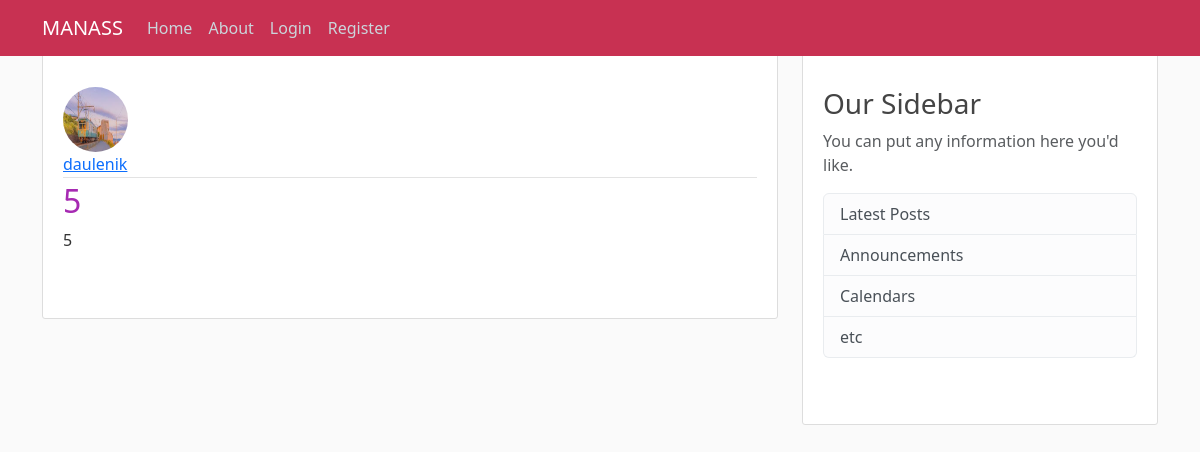
Screenshot of /post/12/ with the database file from the repository.
### blog/models.py (models this page shows, shortened)
class Post (models.Model):
    title = models.CharField(max_length=30)
    content = models.TextField()
    date = models.DateTimeField(default=timezone.now)
    author = models.ForeignKey(User , on_delete=models.CASCADE)

### users/models.py (models this page shows, shortened)
class Profile(models.Model):
    user = models.OneToOneField(User , on_delete=models.CASCADE)
    image = models.ImageField(default='default.jpg' , upload_to='profile_pics')

### blog/views.py (the view)
# urls.py: path('post/<int:pk>/', PostDetailView.as_view(), name= "post-detail"),
class PostDetailView(DetailView):
    model = Post

### blog/templates/blog/post_detail.html (shortened to what this page needs)
{% extends "blog/base.html" %}
{% block content %}
  <article class="media content-section">
    <img class="rounded-circle article-img " src = "{{object.author.profile.image.url}}">
      <div class="media-body">
        <div class="article-metadata">
          <a class="mr-2" href="{%url 'user-posts' object.author.username%}">{{ object.author }}</a>
        </div>
        <h2 class="article-title" >{{ object.title }}</h2>
        <p class="article-content">{{ object.content }}</p>
      </div>
    </article>
{% endblock content %}

### blog/static/blog/main.css (style rules this page uses)
body { background: #fafafa; color: #333333; margin-top: 1rem; }
h1, h2, h3, h4, h5, h6 { color: #444444; }
.content-section { background: #ffffff; padding: 50px 20px; border: 1px solid #dddddd; border-radius: 3px; margin-bottom: 10px; margin-top: 20px; }
.article-title { color: #a62ab2; }
.article-content { white-space: pre-line; }
.article-img { height: 65px; width: 65px; margin-right: 16px; }
.article-metadata { padding-bottom: 1px; margin-bottom: 4px; border-bottom: 1px solid #e3e3e3 }

### rows the page displays
Post: author.profile.image (picture), author "daulenik", title "5", content "5"
